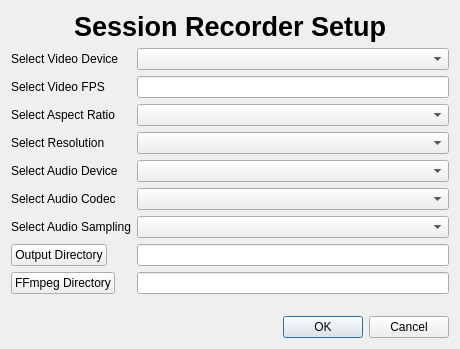
<?xml version="1.0" encoding="UTF-8"?>
<ui version="4.0">
 <class>InitializationDialog</class>
 <widget class="QDialog" name="InitializationDialog">
  <property name="geometry">
   <rect>
    <x>0</x>
    <y>0</y>
    <width>460</width>
    <height>349</height>
   </rect>
  </property>
  <property name="windowTitle">
   <string>Session Record Setup</string>
  </property>
  <layout class="QVBoxLayout" name="verticalLayout">
   <item>
    <widget class="QLabel" name="label_5">
     <property name="sizePolicy">
      <sizepolicy hsizetype="Preferred" vsizetype="Maximum">
       <horstretch>0</horstretch>
       <verstretch>0</verstretch>
      </sizepolicy>
     </property>
     <property name="text">
      <string>&lt;html&gt;&lt;head/&gt;&lt;body&gt;&lt;p align=&quot;center&quot;&gt;&lt;span style=&quot; font-size:20pt; font-weight:600;&quot;&gt;Session Recorder Setup&lt;/span&gt;&lt;/p&gt;&lt;/body&gt;&lt;/html&gt;</string>
     </property>
    </widget>
   </item>
   <item>
    <layout class="QFormLayout" name="formLayout">
     <property name="fieldGrowthPolicy">
      <enum>QFormLayout::ExpandingFieldsGrow</enum>
     </property>
     <item row="0" column="0">
      <widget class="QLabel" name="label">
       <property name="text">
        <string>Select Video Device</string>
       </property>
      </widget>
     </item>
     <item row="0" column="1">
      <widget class="QComboBox" name="comboBoxVideoDevice">
       <property name="sizePolicy">
        <sizepolicy hsizetype="MinimumExpanding" vsizetype="Fixed">
         <horstretch>0</horstretch>
         <verstretch>0</verstretch>
        </sizepolicy>
       </property>
      </widget>
     </item>
     <item row="1" column="0">
      <widget class="QLabel" name="label_2">
       <property name="text">
        <string>Select Video FPS</string>
       </property>
      </widget>
     </item>
     <item row="1" column="1">
      <widget class="QLineEdit" name="lineEditVideoFPS">
       <property name="sizePolicy">
        <sizepolicy hsizetype="MinimumExpanding" vsizetype="Fixed">
         <horstretch>0</horstretch>
         <verstretch>0</verstretch>
        </sizepolicy>
       </property>
      </widget>
     </item>
     <item row="4" column="0">
      <widget class="QLabel" name="label_3">
       <property name="text">
        <string>Select Audio Device</string>
       </property>
      </widget>
     </item>
     <item row="4" column="1">
      <widget class="QComboBox" name="comboBoxAudioDevice">
       <property name="sizePolicy">
        <sizepolicy hsizetype="MinimumExpanding" vsizetype="Fixed">
         <horstretch>0</horstretch>
         <verstretch>0</verstretch>
        </sizepolicy>
       </property>
      </widget>
     </item>
     <item row="6" column="0">
      <widget class="QLabel" name="label_4">
       <property name="text">
        <string>Select Audio Sampling</string>
       </property>
      </widget>
     </item>
     <item row="6" column="1">
      <widget class="QComboBox" name="comboBoxAudioSampling">
       <property name="sizePolicy">
        <sizepolicy hsizetype="MinimumExpanding" vsizetype="Fixed">
         <horstretch>0</horstretch>
         <verstretch>0</verstretch>
        </sizepolicy>
       </property>
      </widget>
     </item>
     <item row="7" column="0">
      <widget class="QPushButton" name="pushButtonOutputDirectory">
       <property name="sizePolicy">
        <sizepolicy hsizetype="MinimumExpanding" vsizetype="Fixed">
         <horstretch>0</horstretch>
         <verstretch>0</verstretch>
        </sizepolicy>
       </property>
       <property name="text">
        <string>Output Directory</string>
       </property>
      </widget>
     </item>
     <item row="7" column="1">
      <widget class="QLineEdit" name="lineEditOutputDirectory">
       <property name="sizePolicy">
        <sizepolicy hsizetype="MinimumExpanding" vsizetype="Fixed">
         <horstretch>0</horstretch>
         <verstretch>0</verstretch>
        </sizepolicy>
       </property>
      </widget>
     </item>
     <item row="8" column="0">
      <widget class="QPushButton" name="pushButtonFFmpegDirectory">
       <property name="text">
        <string>FFmpeg Directory</string>
       </property>
      </widget>
     </item>
     <item row="8" column="1">
      <widget class="QLineEdit" name="lineEditFFmpegDirectory">
       <property name="sizePolicy">
        <sizepolicy hsizetype="MinimumExpanding" vsizetype="Fixed">
         <horstretch>0</horstretch>
         <verstretch>0</verstretch>
        </sizepolicy>
       </property>
      </widget>
     </item>
     <item row="5" column="0">
      <widget class="QLabel" name="label_6">
       <property name="text">
        <string>Select Audio Codec</string>
       </property>
      </widget>
     </item>
     <item row="5" column="1">
      <widget class="QComboBox" name="comboBoxAudioCodec">
       <property name="sizePolicy">
        <sizepolicy hsizetype="MinimumExpanding" vsizetype="Fixed">
         <horstretch>0</horstretch>
         <verstretch>0</verstretch>
        </sizepolicy>
       </property>
      </widget>
     </item>
     <item row="2" column="0">
      <widget class="QLabel" name="label_7">
       <property name="text">
        <string>Select Aspect Ratio</string>
       </property>
      </widget>
     </item>
     <item row="2" column="1">
      <widget class="QComboBox" name="comboBoxAspectRatio">
       <property name="sizePolicy">
        <sizepolicy hsizetype="MinimumExpanding" vsizetype="Fixed">
         <horstretch>0</horstretch>
         <verstretch>0</verstretch>
        </sizepolicy>
       </property>
      </widget>
     </item>
     <item row="3" column="0">
      <widget class="QLabel" name="label_8">
       <property name="text">
        <string>Select Resolution</string>
       </property>
      </widget>
     </item>
     <item row="3" column="1">
      <widget class="QComboBox" name="comboBoxResolution">
       <property name="sizePolicy">
        <sizepolicy hsizetype="MinimumExpanding" vsizetype="Fixed">
         <horstretch>0</horstretch>
         <verstretch>0</verstretch>
        </sizepolicy>
       </property>
      </widget>
     </item>
    </layout>
   </item>
   <item>
    <widget class="QDialogButtonBox" name="buttonBox">
     <property name="orientation">
      <enum>Qt::Horizontal</enum>
     </property>
     <property name="standardButtons">
      <set>QDialogButtonBox::Cancel|QDialogButtonBox::Ok</set>
     </property>
    </widget>
   </item>
  </layout>
 </widget>
 <resources/>
 <connections/>
</ui>
